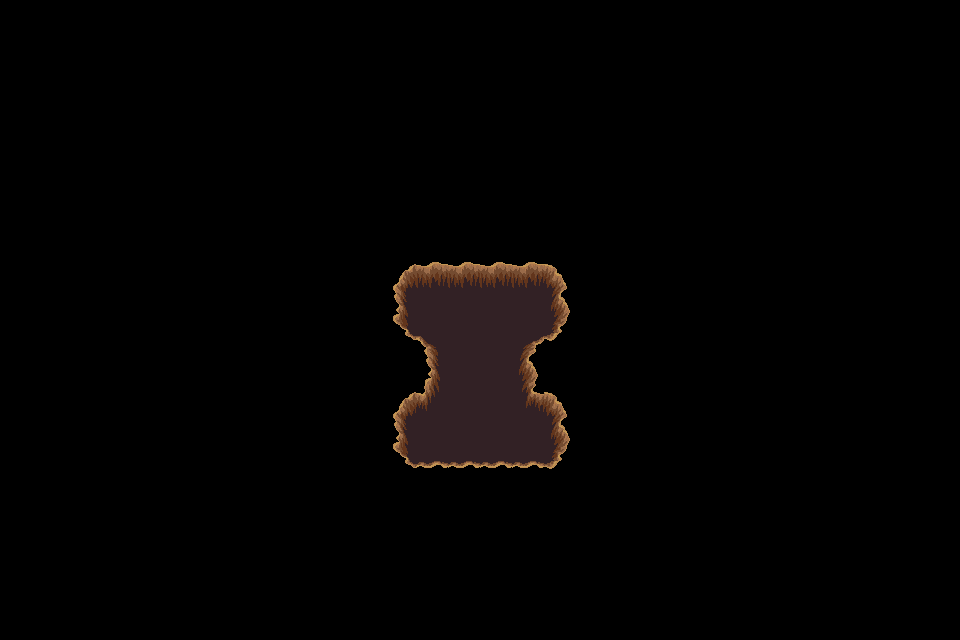

Rendered tile map (Tiled .tmx) drawn with the repository's tilesets; below, a short description and the full map source, tile grids included:
An orthogonal 30x20 tile map with 32x32 px tiles, 1 tile layer (trou), 2 tilesets.

<map version="1.4" tiledversion="1.4.3" orientation="orthogonal" renderorder="right-down" width="30" height="20" tilewidth="32" tileheight="32" infinite="0" nextlayerid="9" nextobjectid="1">
 <tileset firstgid="1" source="../../dungeon_green.tsx" />
 <tileset firstgid="530" source="../../dungeon.tsx" />
 <layer id="8" name="trou" width="30" height="20">
  <data encoding="csv">
0,0,0,0,0,0,0,0,0,0,0,0,0,0,0,0,0,0,0,0,0,0,0,0,0,0,0,0,0,0,
0,0,0,0,0,0,0,0,0,0,0,0,0,0,0,0,0,0,0,0,0,0,0,0,0,0,0,0,0,0,
0,0,0,0,0,0,0,0,0,0,0,0,0,0,0,0,0,0,0,0,0,0,0,0,0,0,0,0,0,0,
0,0,0,0,0,0,0,0,0,0,0,0,0,0,0,0,0,0,0,0,0,0,0,0,0,0,0,0,0,0,
0,0,0,0,0,0,0,0,0,0,0,0,0,0,0,0,0,0,0,0,0,0,0,0,0,0,0,0,0,0,
0,0,0,0,0,0,0,0,0,0,0,0,0,0,0,0,0,0,0,0,0,0,0,0,0,0,0,0,0,0,
0,0,0,0,0,0,0,0,0,0,0,0,0,0,0,0,0,0,0,0,0,0,0,0,0,0,0,0,0,0,
0,0,0,0,0,0,0,0,0,0,0,0,0,0,0,0,0,0,0,0,0,0,0,0,0,0,0,0,0,0,
0,0,0,0,0,0,0,0,0,0,0,0,432,433,433,433,433,434,0,0,0,0,0,0,0,0,0,0,0,0,
0,0,0,0,0,0,0,0,0,0,0,0,455,456,456,456,456,457,0,0,0,0,0,0,0,0,0,0,0,0,
0,0,0,0,0,0,0,0,0,0,0,0,478,388,456,456,387,480,0,0,0,0,0,0,0,0,0,0,0,0,
0,0,0,0,0,0,0,0,0,0,0,0,0,455,456,456,457,0,0,0,0,0,0,0,0,0,0,0,0,0,
0,0,0,0,0,0,0,0,0,0,0,0,432,411,456,456,410,434,0,0,0,0,0,0,0,0,0,0,0,0,
0,0,0,0,0,0,0,0,0,0,0,0,455,456,456,456,456,457,0,0,0,0,0,0,0,0,0,0,0,0,
0,0,0,0,0,0,0,0,0,0,0,0,478,479,479,479,479,480,0,0,0,0,0,0,0,0,0,0,0,0,
0,0,0,0,0,0,0,0,0,0,0,0,0,0,0,0,0,0,0,0,0,0,0,0,0,0,0,0,0,0,
0,0,0,0,0,0,0,0,0,0,0,0,0,0,0,0,0,0,0,0,0,0,0,0,0,0,0,0,0,0,
0,0,0,0,0,0,0,0,0,0,0,0,0,0,0,0,0,0,0,0,0,0,0,0,0,0,0,0,0,0,
0,0,0,0,0,0,0,0,0,0,0,0,0,0,0,0,0,0,0,0,0,0,0,0,0,0,0,0,0,0,
0,0,0,0,0,0,0,0,0,0,0,0,0,0,0,0,0,0,0,0,0,0,0,0,0,0,0,0,0,0
</data>
 </layer>
</map>
